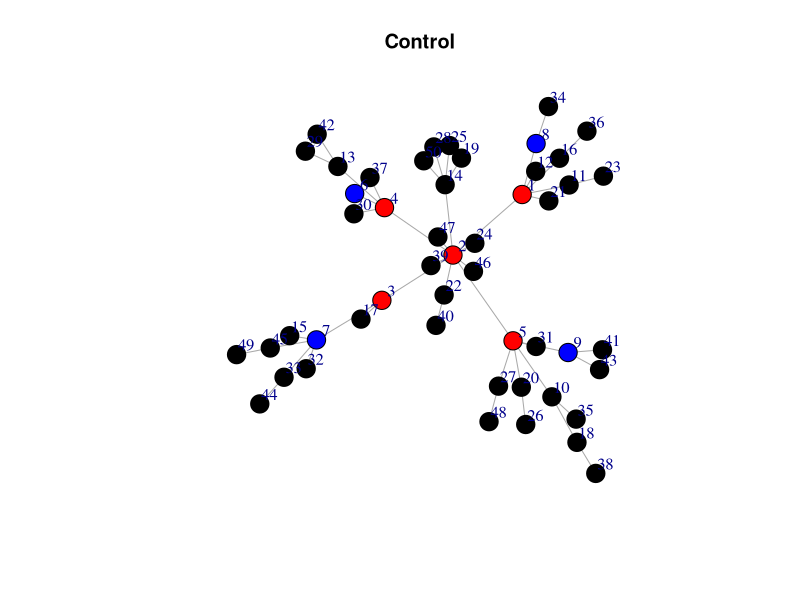
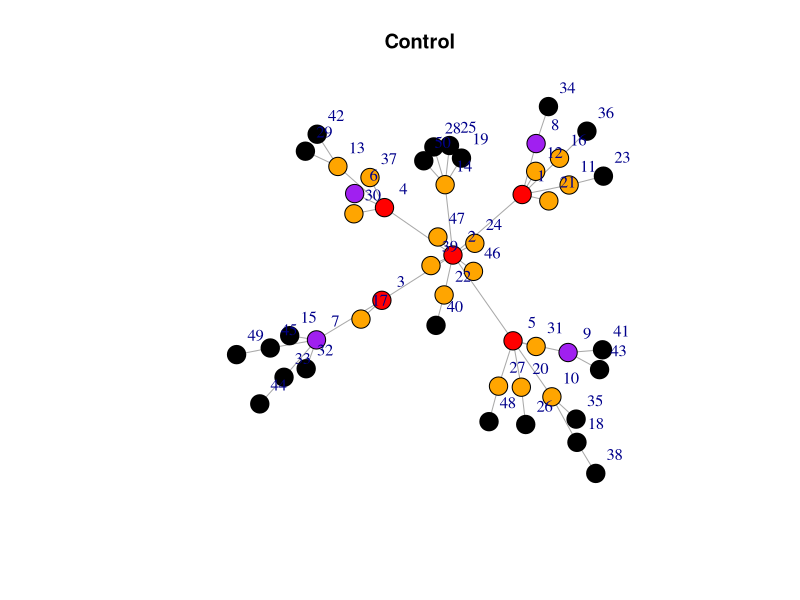
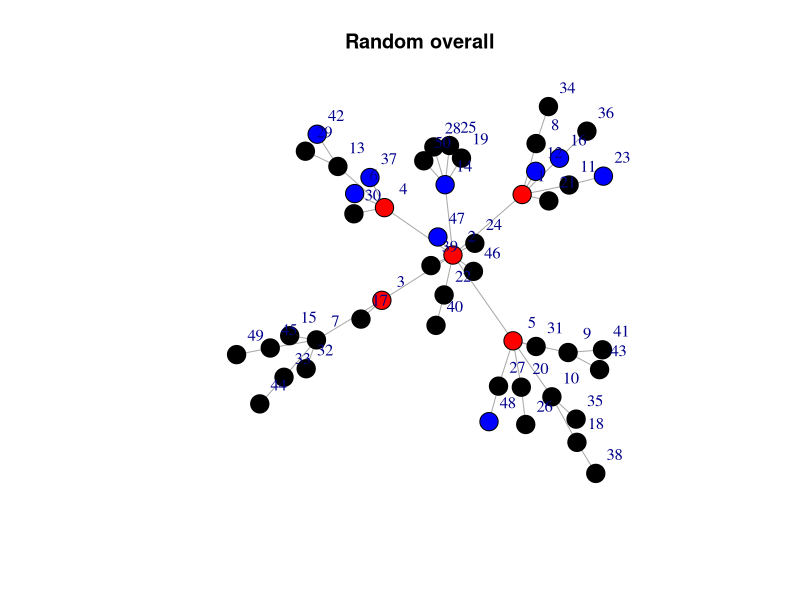
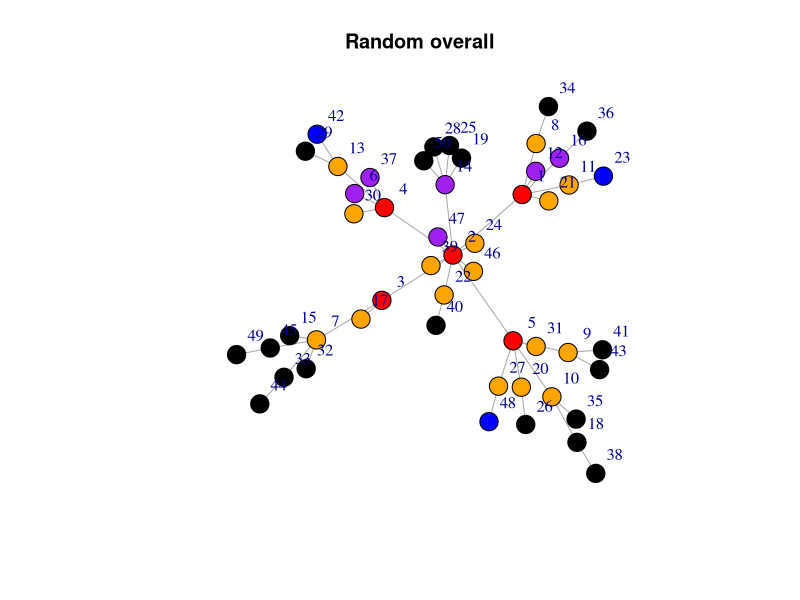
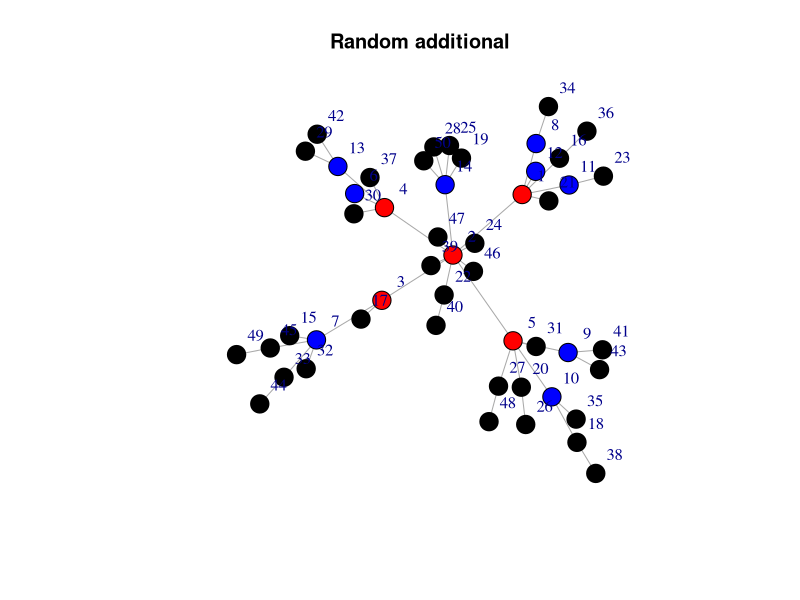
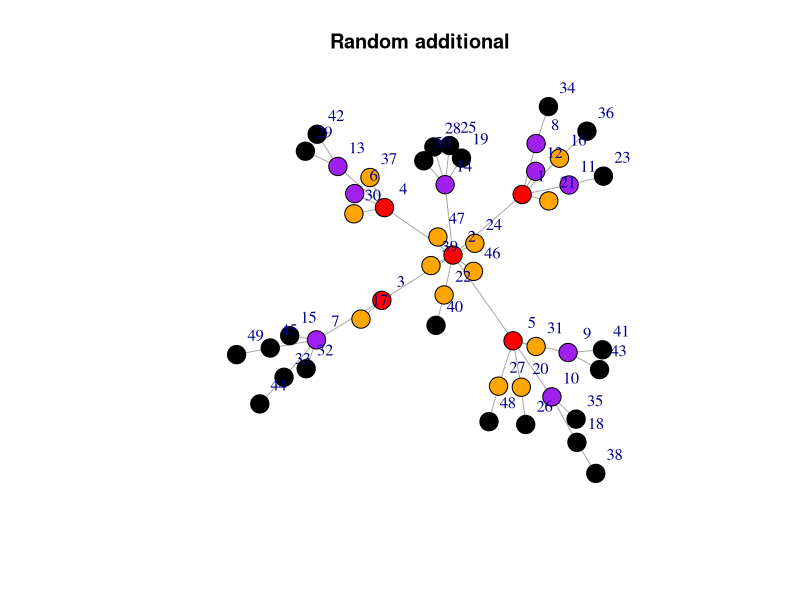
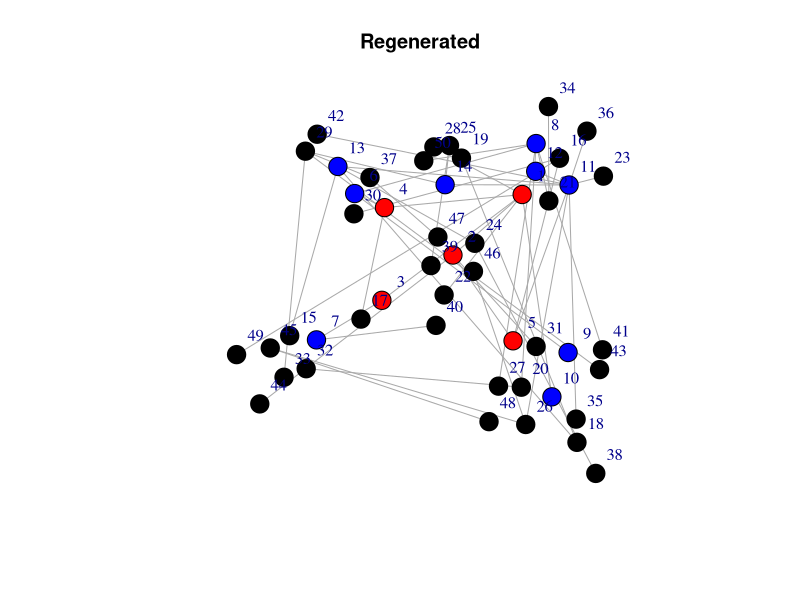
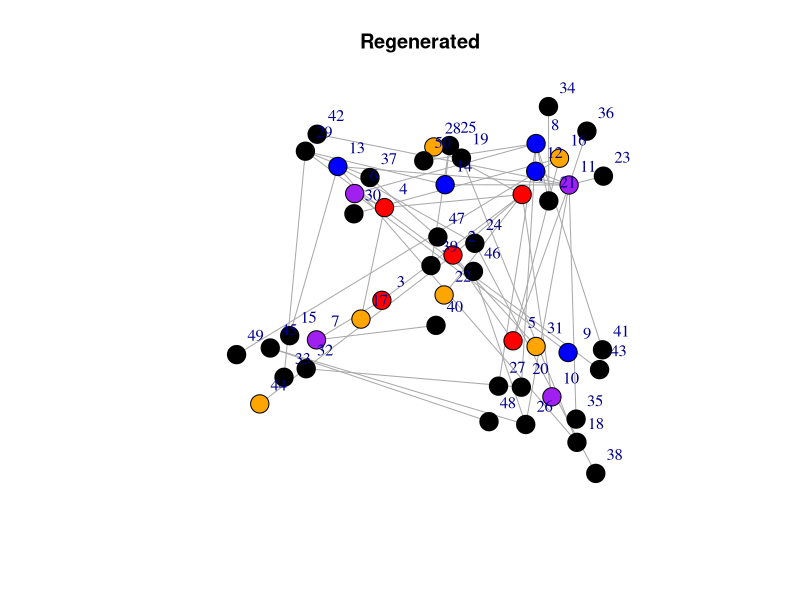

Generate these figures, in order, with R:
library(igraph)
set.seed(50)
model<-"BA"
N<-50
phiv=0.1
PrEP1=0.1
PrEP2=0.2
p1=0.2 
p2=0.1
pow<-1
plots<-TRUE
nb=5
rprob=0.05
# sim<-function(N=20,phiv=0.1,PrEP1=0.1,PrEP2=0.2, p1=0.2,p2=0.1, plots=F,model=c("ER","BA","WS"),eprob=0.1,pow=1,nb=5,rprob=0.05){
  # args<-c(N,phiv,PrEP1,PrEP2,p1,p2,model,eprob,pow,nb,rprob)
  # names(args)<-c("N","phiv","PrEP1","PrEP2","p1","p2","model","eprob","pow","nb","rprob")
  #parameter check
  # model<-match.arg(model)
  #control scenario graph, PrEP1% assignment prob
  g<-if(model=="ER"){sample_gnp(N,eprob)} else if(model=="BA"){sample_pa(N,power=pow,directed=FALSE)} else if(model=="WS"){sample_smallworld(dim=1,size=N,nei=nb,p=rprob)}
  l_hiv_g<-round((gorder(g)*phiv),0)
  l_PrEP1_g<-round(((gorder(g)-l_hiv_g)*PrEP1),0)
  l_sus_g<-round((gorder(g)-(l_hiv_g+l_PrEP1_g)),0)
  vertex_attr(g) <- list(color=c(rep("red", l_hiv_g), rep("blue",l_PrEP1_g), rep("black",l_sus_g)))
  if(plots){coords=layout_nicely(g); plot(g, vertex.size=10,vertex.label.cex=1, vertex.label.dist=1,main="Control",layout=coords)}
  inf_contact_g<-setdiff(unlist(adjacent_vertices(g,v=V(g)[color=="red"])), V(g)[color=="red"])
  #compute P(HIV|PrEP)
  treat_g<-V(g)[V(g)$color=="blue"]
  treat_inf_contact_g<- V(g)[inf_contact_g][which(V(g)[inf_contact_g]$color=="blue")]
  g<-set_vertex_attr(g,name="color",index=inf_contact_g,value="orange")
  g<-set_vertex_attr(g, name="color",index=treat_inf_contact_g,value="purple")
  if(plots){plot(g, vertex.size=10,vertex.label.cex=1, vertex.label.dist=2,main="Control",layout=coords)}
  hiv_given_prep_g<-ifelse(length(treat_g)!=0,(length(treat_inf_contact_g)*p2)/length(treat_g),0)
  #Compute P(HIV|-PrEP)
  no_treat_g<-V(g)[V(g)$color %in% c("black","orange")]
  no_treat_inf_contact_g<-V(g)[V(g)$color=="orange"]
  hiv_given_no_prep_g<-ifelse(length(no_treat_g)!=0,(length(no_treat_inf_contact_g)*p1)/length(no_treat_g),0)
  #Randomly assign PrEP2% overall (shuffle attributes)
  l_hiv_h<-round((gorder(g)*phiv),0)
  l_PrEP2_h<-round(((gorder(g)-l_hiv_h)*PrEP2),0)
  l_sus_h<-round((gorder(g)-(l_hiv_h+l_PrEP2_h)),0)
  h<-set_vertex_attr(g,"color",value=c(rep("red",l_hiv_h), sample(c(rep("blue",l_PrEP2_h), rep("black", l_sus_h)))))
  if(plots){plot(h,vertex.size=10,vertex.label.cex=1, vertex.label.dist=2,main="Random overall", layout=coords)}
  inf_contact_h<-setdiff(unlist(adjacent_vertices(h,v=V(h)[color=="red"])), V(h)[color=="red"])
  #Compute P(HIV|PrEP)
  treat_h<-V(h)[V(h)$color=="blue"]
  treat_inf_contact_h<-V(h)[inf_contact_h][which(V(h)[inf_contact_h]$color=="blue")]
  h<-set_vertex_attr(h,name="color",index=inf_contact_h,value="orange")
  h<-set_vertex_attr(h, name="color",index=treat_inf_contact_h,value="purple")
  if(plots){plot(h,vertex.size=10,vertex.label.cex=1, vertex.label.dist=2,main="Random overall", layout=coords)}
  hiv_given_prep_h<-ifelse(length(treat_h)!=0,(length(treat_inf_contact_h)*p2)/length(treat_h),0)
  #Compute P(HIV|-PrEP)
  no_treat_h<-V(h)[V(h)$color%in% c("black","orange")]
  no_treat_inf_contact_h<-V(h)[V(h)$color=="orange"]
  hiv_given_no_prep_h<-ifelse(length(no_treat_h)!=0,(length(no_treat_inf_contact_h)*p1)/length(no_treat_h),0)
  #duplicate network structure, additional PrEP2-PrEP1% treated
  l_hiv_j<-round((gorder(g)*phiv),0)
  l_PrEP2_j<-round(((gorder(g)-l_hiv_j)*PrEP2),0)
  l_sus_j<-round((gorder(g)-(l_hiv_j+l_PrEP2_j)),0)
  j<-set_vertex_attr(g,"color",value=c(rep("red", l_hiv_j), rep("blue",l_PrEP2_j), rep("black", l_sus_j)))
  if(plots){plot(j,  vertex.size=10,vertex.label.cex=1, vertex.label.dist=2,main="Random additional", layout=coords)}
  inf_contact_j<-setdiff(unlist(adjacent_vertices(j,v=V(j)[color=="red"])), V(j)[color=="red"])
  #compute (HIV|PrEP)
  treat_j<-V(j)[V(j)$color=="blue"]
  treat_inf_contact_j<-V(j)[inf_contact_j][which(V(j)[inf_contact_j]$color=="blue")]
  j<-set_vertex_attr(j,name="color",index=inf_contact_j,value="orange")
  j<-set_vertex_attr(j, name="color",index=treat_inf_contact_j,value="purple")
  if(plots){plot(j,  vertex.size=10,vertex.label.cex=1, vertex.label.dist=2,main="Random additional", layout=coords)}
  hiv_given_prep_j<-ifelse(length(treat_j)!=0,(length(treat_inf_contact_j)*p2)/length(treat_j),0)
  #Compute P(HIV|-PrEP)
  no_treat_j<-V(j)[V(j)$color%in% c("black","orange")]
  no_treat_inf_contact_j<-V(j)[V(j)$color=="orange"]
  hiv_given_no_prep_j<-ifelse(length(no_treat_j)!=0,(length(no_treat_inf_contact_j)*p1)/length(no_treat_j),0)
  # Regenerated graph
  k <- if(model=="ER"){sample_gnp(N,eprob)} else if(model=="BA"){sample_pa(N,power=pow,directed=FALSE)} else if(model=="WS"){sample_smallworld(dim=1,size=N,nei=nb,p=rprob)}
  l_hiv_k<-round((gorder(k)*phiv),0)
  l_PrEP2_k<-round(((gorder(k)-l_hiv_k)*PrEP2),0)
  l_sus_k<-round((gorder(k)-(l_hiv_k+l_PrEP2_k)),0)
  vertex_attr(k) <- list(color =c(rep("red", l_hiv_k), rep("blue",l_PrEP2_k), rep("black", l_sus_k)))
  if(plots){plot(k,  vertex.size=10,vertex.label.cex=1, vertex.label.dist=2,main="Regenerated", layout=coords)}
  inf_contact_k<-setdiff(unlist(adjacent_vertices(k,v=V(k)[color=="red"])), V(k)[color=="red"])
  #Compute P(HIV|PrEP)
  treat_k<-V(k)[V(k)$color=="blue"]
  treat_inf_contact_k<-V(k)[inf_contact_k][which(V(k)[inf_contact_k]$color=="blue")]
  k<-set_vertex_attr(k,name="color",index=inf_contact_k,value="orange")
  k<-set_vertex_attr(k, name="color",index=treat_inf_contact_k,value="purple")
  if(plots){plot(k,  vertex.size=10,vertex.label.cex=1, vertex.label.dist=2,main="Regenerated", layout=coords)}
  hiv_given_prep_k<-ifelse(length(treat_k)!=0,(length(treat_inf_contact_k)*p2)/length(treat_k),0)
  #Compute P(HIV|-PrEP)
  no_treat_k<-V(k)[V(k)$color%in% c("black","orange")]
  no_treat_inf_contact_k<-V(k)[V(k)$color=="orange"]
  hiv_given_no_prep_k<-ifelse(length(no_treat_k)!=0,(length(no_treat_inf_contact_k)*p1)/length(no_treat_k),0)
  #Network Summary Statistics
  stats_g<-c(
    Co_g<-count_components(g), #Number of Components
    Cs_g<-max(components(g)$csize),#Largest Component Size
    B_g<-mean(betweenness(g)),# Average Betweenness Centrality
    De_g<-edge_density(g),#Density
    Ce_g<-centr_degree(g)$centralization,#Degree Centralization
    G_g<-mean_distance(g),#Average geodesic distance
    Di_g<-diameter(g),#Network Diameter
    T_g<-transitivity(g),#Transitivity/Clustering
    K_g<-sum(coreness(g)==2)/length(coreness(g)),#Proportion of nodes in 2-cores
    As_g<-assortativity_degree(g,directed=F) #Degree Assortativity
  )
  names(stats_g)<-c("Number of Components g","Largest Component Size g", "Avg. Betweenness g","Density g","Degree Centralization g","Avg. Geodesic Distance g", "Diameter g", "Transitivity g","Proportion of nodes in 2-cores g", "Degree Assortativity g")
  stats_k<-c(
    Co_k<-count_components(k), #Number of Components
    Cs_k<-max(components(k)$csize),#Largest Component Size
    B_k<-mean(betweenness(k)),# Average Betweenness Centrality
    De_k<-edge_density(k),#Density
    Ce_k<-centr_degree(k)$centralization,#Degree Centralization
    G_k<-mean_distance(k),#Average geodesic distance
    Di_k<-diameter(k),#Network Diameter
    T_k<-transitivity(k),#Transitivity/Clustering
    K_k<-sum(coreness(k)==2)/length(coreness(k)),#Proportion of nodes in 2-cores,
    As_k<-assortativity_degree(k,directed=F) #Degree Assortativity
  )
  names(stats_k)<-c("Number of Components k","Largest Component Size k", "Avg. Betweenness k","Density k","Degree Centralization k","Avg. Geodesic Distance k", "Diameter k", "Transitivity k","Proportion of nodes in 2-cores k", "Degree Assortativity k")
  # Combine effect estimates
  prep<-c(hiv_given_prep_g,hiv_given_prep_h,hiv_given_prep_j,hiv_given_prep_k)
  names(prep)<-c("hiv_given_prep_g","hiv_given_prep_h","hiv_given_prep_j","hiv_given_prep_k")
  no_prep<-c(hiv_given_no_prep_g,hiv_given_no_prep_h,hiv_given_no_prep_j,hiv_given_no_prep_k)
  names(no_prep)<-c("hiv_given_no_prep_g","hiv_given_no_prep_h","hiv_given_no_prep_j","hiv_given_no_prep_k")
  ef<-prep+no_prep
  names(ef)<-c("control,","random","additive","regenerated")
  #compute causal contrasts
  cc<-as.data.frame(t(ef[-1]-ef[1]))
  names(cc)<-c("random","additive","regenerated")
  # res<-cbind(as.data.frame(t(args)),as.data.frame(t(prep)),as.data.frame(t(no_prep)),cc, as.data.frame(t(stats_g)),as.data.frame(t(stats_k)))
  
  # names(res)<-c(names(args),names(prep), names(no_prep),names(cc),names(stats_g),names(stats_k))
  # return(res)
# }